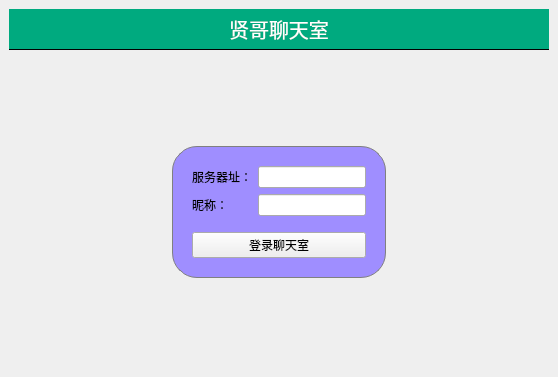
<?xml version="1.0" encoding="UTF-8"?>
<ui version="4.0">
 <class>MainWindow</class>
 <widget class="QMainWindow" name="MainWindow">
  <property name="geometry">
   <rect>
    <x>0</x>
    <y>0</y>
    <width>558</width>
    <height>377</height>
   </rect>
  </property>
  <property name="windowTitle">
   <string>聊天室客户端</string>
  </property>
  <property name="styleSheet">
   <string notr="true">#titleLabel {
    background: white;
    color: blue;
    font-size: 20px;
    border: none;
    border-bottom: 1px solid black;
    padding: 5px;
	font 24pt&quot;黑体&quot;;
	color:rgb(255,255,255);
    background-color:rgba(0,170,127,255);

}

#mainFrame {
    border: none;
    background: white;
}

#loginFrame {
    background: rgb(159, 142, 255);
    border: 1px solid gray;
    padding: 10px;
    border-radius: 25px;
}</string>
  </property>
  <widget class="QWidget" name="centralwidget">
   <layout class="QVBoxLayout" name="verticalLayout">
    <item>
     <widget class="QLabel" name="titleLabel">
      <property name="layoutDirection">
       <enum>Qt::LeftToRight</enum>
      </property>
      <property name="styleSheet">
       <string notr="true"/>
      </property>
      <property name="text">
       <string>贤哥聊天室</string>
      </property>
      <property name="alignment">
       <set>Qt::AlignCenter</set>
      </property>
     </widget>
    </item>
    <item>
     <widget class="QStackedWidget" name="stackedWidget">
      <property name="currentIndex">
       <number>1</number>
      </property>
      <widget class="QWidget" name="chatPage">
       <layout class="QVBoxLayout" name="verticalLayout_3">
        <item>
         <layout class="QHBoxLayout" name="horizontalLayout">
          <item>
           <widget class="QTextEdit" name="roomTextEdit"/>
          </item>
          <item>
           <widget class="QListWidget" name="userListWidget">
            <property name="maximumSize">
             <size>
              <width>120</width>
              <height>16777215</height>
             </size>
            </property>
           </widget>
          </item>
         </layout>
        </item>
        <item>
         <layout class="QHBoxLayout" name="horizontalLayout_2">
          <item>
           <widget class="QLineEdit" name="sayLineEdit"/>
          </item>
          <item>
           <widget class="QPushButton" name="sayButton">
            <property name="text">
             <string>发送</string>
            </property>
           </widget>
          </item>
          <item>
           <widget class="QPushButton" name="logoutButton">
            <property name="text">
             <string>退出</string>
            </property>
           </widget>
          </item>
         </layout>
        </item>
       </layout>
      </widget>
      <widget class="QWidget" name="loginPage">
       <layout class="QGridLayout" name="gridLayout">
        <item row="1" column="1">
         <widget class="QFrame" name="loginFrame">
          <property name="styleSheet">
           <string notr="true"/>
          </property>
          <property name="frameShape">
           <enum>QFrame::StyledPanel</enum>
          </property>
          <property name="frameShadow">
           <enum>QFrame::Raised</enum>
          </property>
          <layout class="QVBoxLayout" name="verticalLayout_2">
           <item>
            <layout class="QFormLayout" name="formLayout">
             <item row="0" column="0">
              <widget class="QLabel" name="label_2">
               <property name="text">
                <string>服务器址：</string>
               </property>
              </widget>
             </item>
             <item row="1" column="0">
              <widget class="QLabel" name="label_3">
               <property name="text">
                <string>昵称：</string>
               </property>
              </widget>
             </item>
             <item row="1" column="1">
              <widget class="QLineEdit" name="usernameEdit"/>
             </item>
             <item row="0" column="1">
              <widget class="QLineEdit" name="serverEdit"/>
             </item>
            </layout>
           </item>
           <item>
            <spacer name="verticalSpacer">
             <property name="orientation">
              <enum>Qt::Vertical</enum>
             </property>
             <property name="sizeType">
              <enum>QSizePolicy::Fixed</enum>
             </property>
             <property name="sizeHint" stdset="0">
              <size>
               <width>20</width>
               <height>10</height>
              </size>
             </property>
            </spacer>
           </item>
           <item>
            <widget class="QPushButton" name="loginButton">
             <property name="text">
              <string>登录聊天室</string>
             </property>
            </widget>
           </item>
          </layout>
         </widget>
        </item>
        <item row="1" column="0">
         <spacer name="horizontalSpacer">
          <property name="orientation">
           <enum>Qt::Horizontal</enum>
          </property>
          <property name="sizeHint" stdset="0">
           <size>
            <width>106</width>
            <height>20</height>
           </size>
          </property>
         </spacer>
        </item>
        <item row="1" column="2">
         <spacer name="horizontalSpacer_2">
          <property name="orientation">
           <enum>Qt::Horizontal</enum>
          </property>
          <property name="sizeHint" stdset="0">
           <size>
            <width>106</width>
            <height>20</height>
           </size>
          </property>
         </spacer>
        </item>
        <item row="2" column="1">
         <spacer name="verticalSpacer_3">
          <property name="orientation">
           <enum>Qt::Vertical</enum>
          </property>
          <property name="sizeHint" stdset="0">
           <size>
            <width>20</width>
            <height>61</height>
           </size>
          </property>
         </spacer>
        </item>
        <item row="0" column="1">
         <spacer name="verticalSpacer_2">
          <property name="orientation">
           <enum>Qt::Vertical</enum>
          </property>
          <property name="sizeHint" stdset="0">
           <size>
            <width>20</width>
            <height>61</height>
           </size>
          </property>
         </spacer>
        </item>
       </layout>
      </widget>
     </widget>
    </item>
   </layout>
  </widget>
 </widget>
 <resources/>
 <connections/>
</ui>
